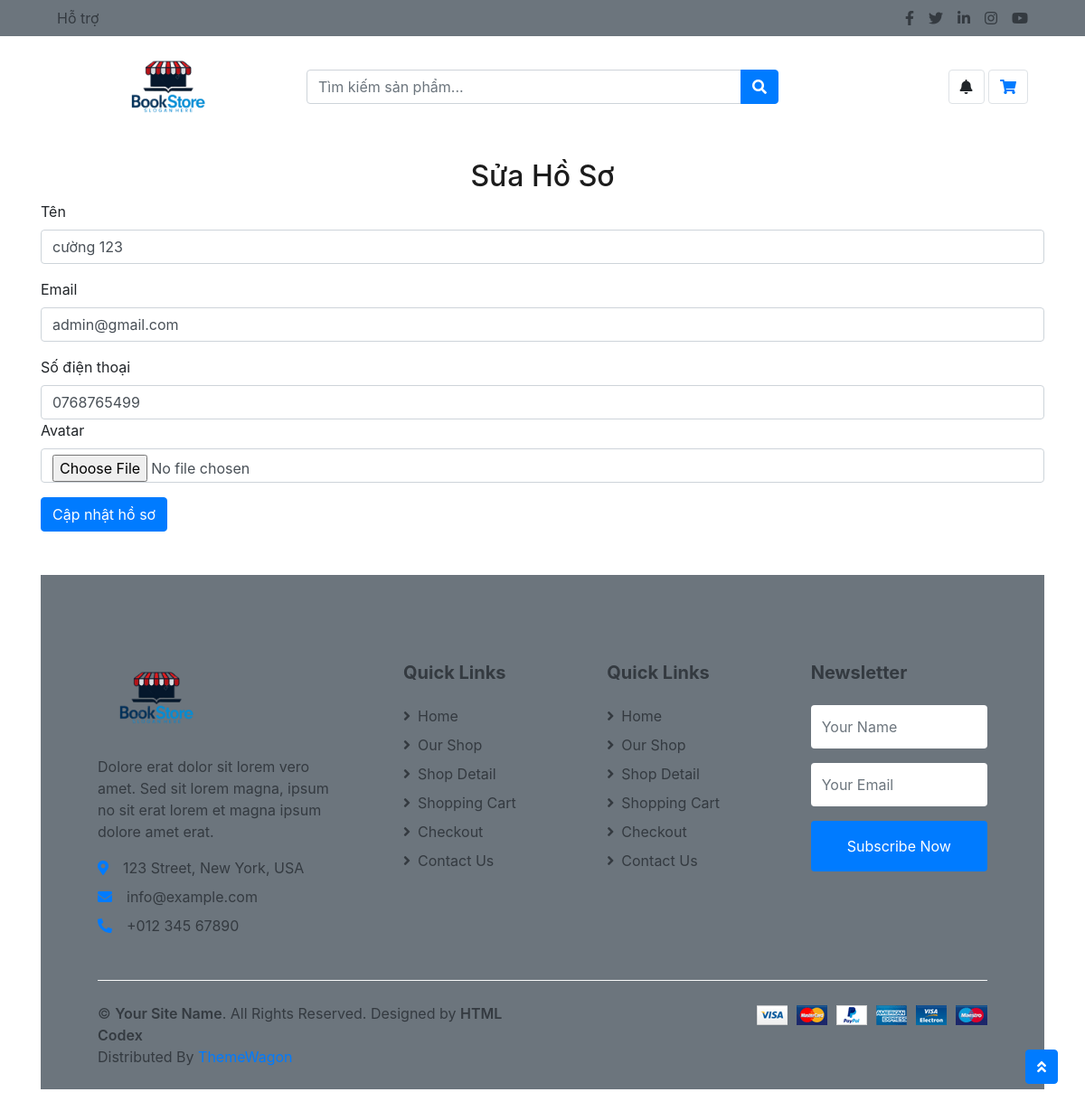
Page /?act=edit-profile (signed in) on the committed database.
### tables this page shows
CREATE TABLE `users` (
  `id` int NOT NULL,
  `name` varchar(255) NOT NULL,
  `email` varchar(255) NOT NULL,
  `password` varchar(255) NOT NULL,
  `phone` varchar(15) NOT NULL,
  `avatar` varchar(255) NOT NULL,
  `role` enum('user','admin') DEFAULT 'user',
  `created_at` timestamp NULL DEFAULT CURRENT_TIMESTAMP,
  `updated_at` timestamp NULL DEFAULT CURRENT_TIMESTAMP ON UPDATE CURRENT_TIMESTAMP
);

### clients/controllers/AccountController.php (called while the page is built, shortened)
<?php
class AccountController
{
    private $pdo;
    public function __construct($pdo) {
        $this->pdo = $pdo;
    }
    public function editProfile()
    {
        $stmt = $this->pdo->prepare("SELECT * FROM users WHERE id = :id");
        $stmt->execute(['id' => $_SESSION['user']['id']]);
        $user = $stmt->fetch(PDO::FETCH_ASSOC);
        require_once 'clients/views/account/edit-profile.php';
    }
}

### clients/views/account/edit-profile.php (the view, shortened to what this page needs)
<!DOCTYPE html>
<html lang="vi">
<head>
    <link href="https://cdn.jsdelivr.net/npm/bootstrap@4.3.0-alpha3/dist/css/bootstrap.min.css" rel="stylesheet">
</head>
<body>
    <div class="container my-4">
        <h2 class="fw-bold text-center">Sửa Hồ Sơ</h2>
        <form action="?act=edit-profile" method="POST" enctype="multipart/form-data">
            <div class="mb-3">
                <label for="name" class="form-label">Tên</label>
                <input type="text" class="form-control" id="name" name="name" value="<?php echo htmlspecialchars($user['name']); ?>" required>
            </div>
            <div class="mb-3">
                <label for="email" class="form-label">Email</label>
                <input type="email" class="form-control" id="email" name="email" value="<?php echo htmlspecialchars($user['email']); ?>" required>
            </div>
            <div class="mb-3">
                <label for="phone" class="form-label">Số điện thoại</label>
                <input type="tel"
                       class="form-control"
                       id="phone"
                       name="phone"
                       value="<?php echo isset($user['phone']) ? htmlspecialchars($user['phone']) : ''; ?>"
                       pattern="[0-9]{10}"
                       title="Vui lòng nhập số điện thoại hợp lệ (10 số)"
            </div>
            <div class="mb-3">
                <label for="avatar" class="form-label">Avatar</label>
                <input type="file" class="form-control" id="avatar" name="avatar">
            </div>
            <button type="submit" class="btn btn-primary">Cập nhật hồ sơ</button>
        </form>
    </div>
</body>
</html>

### rows in the picture
users: name "cường 123", email "admin@gmail.com", phone "0768765499"
